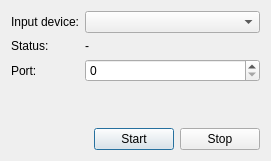
<?xml version="1.0" encoding="UTF-8"?>
<ui version="4.0">
 <class>MicSpyDialog</class>
 <widget class="QDialog" name="MicSpyDialog">
  <property name="geometry">
   <rect>
    <x>0</x>
    <y>0</y>
    <width>271</width>
    <height>161</height>
   </rect>
  </property>
  <property name="windowTitle">
   <string>Dialog</string>
  </property>
  <layout class="QVBoxLayout" name="verticalLayout">
   <item>
    <layout class="QFormLayout" name="formLayout">
     <item row="0" column="0">
      <widget class="QLabel" name="label">
       <property name="text">
        <string>Input device:</string>
       </property>
      </widget>
     </item>
     <item row="0" column="1">
      <widget class="QComboBox" name="comboBoxInputSource"/>
     </item>
     <item row="1" column="0">
      <widget class="QLabel" name="label_2">
       <property name="text">
        <string>Status:</string>
       </property>
      </widget>
     </item>
     <item row="1" column="1">
      <widget class="QLabel" name="labelStatus">
       <property name="text">
        <string>-</string>
       </property>
      </widget>
     </item>
     <item row="2" column="0">
      <widget class="QLabel" name="label_4">
       <property name="text">
        <string>Port:</string>
       </property>
      </widget>
     </item>
     <item row="2" column="1">
      <widget class="QSpinBox" name="spinBoxPort">
       <property name="maximum">
        <number>99999</number>
       </property>
      </widget>
     </item>
    </layout>
   </item>
   <item>
    <spacer name="verticalSpacer">
     <property name="orientation">
      <enum>Qt::Vertical</enum>
     </property>
     <property name="sizeHint" stdset="0">
      <size>
       <width>20</width>
       <height>24</height>
      </size>
     </property>
    </spacer>
   </item>
   <item>
    <layout class="QHBoxLayout" name="horizontalLayout">
     <item>
      <spacer name="horizontalSpacer">
       <property name="orientation">
        <enum>Qt::Horizontal</enum>
       </property>
       <property name="sizeHint" stdset="0">
        <size>
         <width>40</width>
         <height>20</height>
        </size>
       </property>
      </spacer>
     </item>
     <item>
      <widget class="QPushButton" name="pushButtonStart">
       <property name="text">
        <string>Start</string>
       </property>
      </widget>
     </item>
     <item>
      <widget class="QPushButton" name="pushButtonStop">
       <property name="text">
        <string>Stop</string>
       </property>
      </widget>
     </item>
    </layout>
   </item>
  </layout>
 </widget>
 <resources/>
 <connections/>
</ui>
